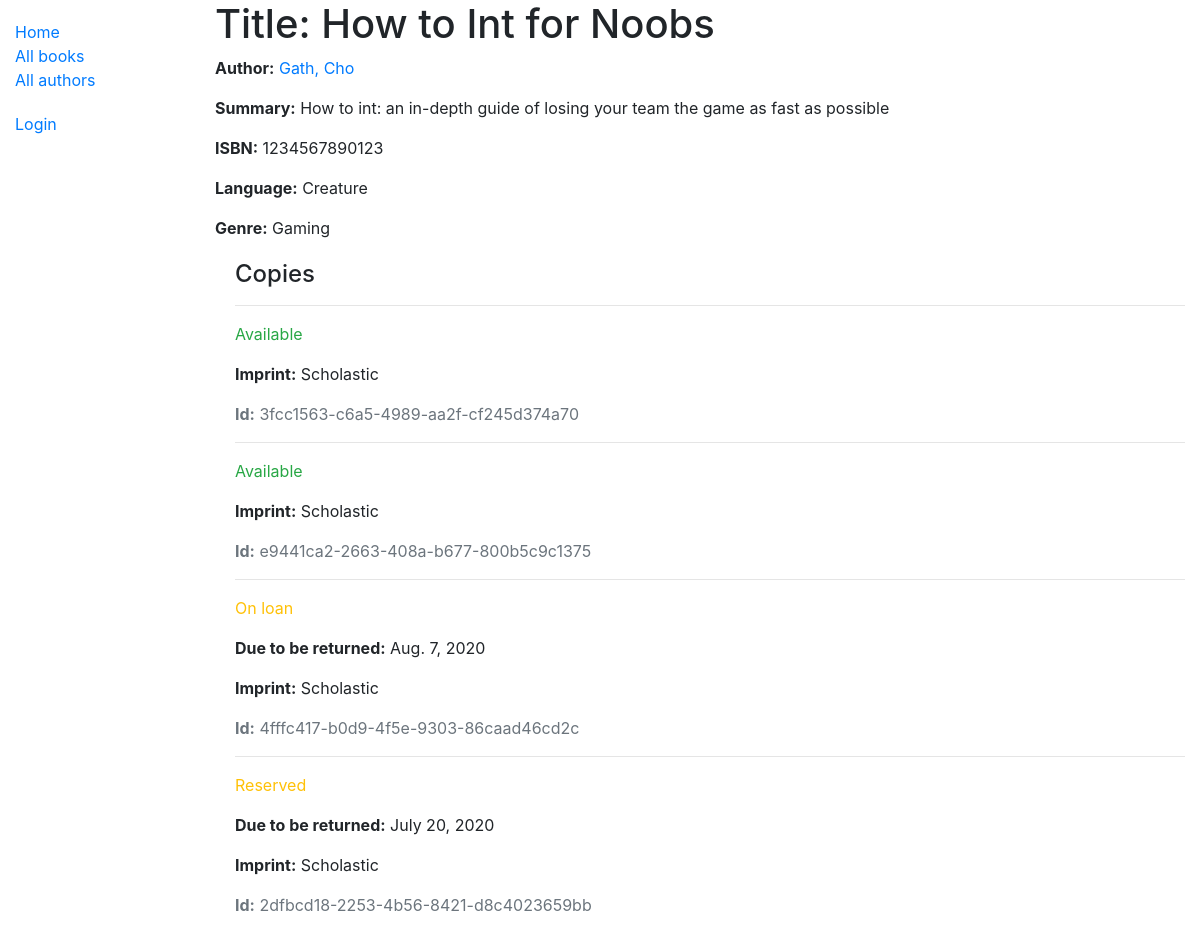
/catalog/book/1, run on the app's committed database.
### catalog/models.py (models this page shows, shortened)
class Book(models.Model):
    title = models.CharField(max_length=200)
    author = models.ForeignKey('Author', on_delete=models.SET_NULL, null=True)
    language = models.ForeignKey('Language', on_delete=models.SET_NULL, null=True)
    summary = models.TextField(max_length=1000, help_text='Enter a brief description of the book')
    isbn = models.CharField('ISBN', max_length=13, help_text='13 Character <a href="https://www.isbn-international.org/content/what-isbn">ISBN number</a>')
    genre = models.ManyToManyField(Genre, help_text='Select a genre for this book')
    def display_genre(self):
        """Create a string for the Genre. This is required to display genre in Admin."""
        return ', '.join(genre.name for genre in self.genre.all()[:3])
    display_genre.short_description = 'Genre'

class Author(models.Model):
    first_name = models.CharField(max_length=100)
    last_name = models.CharField(max_length=100)
    date_of_birth = models.DateField(null=True, blank=True)
    date_of_death = models.DateField('Died', null=True, blank=True)
    class Meta:
        ordering = ['last_name', 'first_name']
    def __str__(self):
        return f'{self.last_name}, {self.first_name}'

class Language(models.Model):
	name = models.CharField(max_length=200, help_text='Enter the language of the book')
	def __str__(self):
		return self.name

class Genre(models.Model):
    name = models.CharField(max_length=200, help_text='Enter a book genre (e.g. Science Fiction)')
    def __str__(self):
        return self.name

class BookInstance(models.Model):
    id = models.UUIDField(primary_key=True, default=uuid.uuid4, help_text='Unique ID for this particular book across whole library')
    book = models.ForeignKey('Book', on_delete=models.SET_NULL, null=True)
    imprint = models.CharField(max_length=200)
    due_back = models.DateField(null=True, blank=True)
    LOAN_STATUS = (
        ('m', 'Maintenance'),
        ('o', 'On loan'),
        ('a', 'Available'),
        ('r', 'Reserved'),
    )
    status = models.CharField(
        max_length=1,
        choices=LOAN_STATUS,
        blank=True,
        default='m',
        help_text='Book availability',
    )
    borrower = models.ForeignKey(User, on_delete=models.SET_NULL, null=True, blank=True)
    class Meta:
        ordering = ['status', 'due_back']
        permissions = (("can_mark_returned", "Set book as returned"),)

### catalog/views.py (the view)
# urls.py: path('book/<int:pk>', views.BookDetailView.as_view(), name='book-detail'),
class BookDetailView(generic.DetailView):
    model = Book

### catalog/templates/catalog/book_detail.html
{% extends "catalog/base_generic.html" %}
{% block content %}
  <h1>Title: {{ book.title }}</h1>
  <p><strong>Author:</strong> <a href="{% url 'author-detail' book.author.pk %}">{{ book.author }}</a></p>
  <p><strong>Summary:</strong> {{ book.summary }}</p>
  <p><strong>ISBN:</strong> {{ book.isbn }}</p>
  <p><strong>Language:</strong> {{ book.language }}</p>
  <p><strong>Genre:</strong> {{ book.genre.all|join:", " }}</p>
  <div style="margin-left:20px;margin-top:20px">
    <h4>Copies</h4>
    {% for copy in book.bookinstance_set.all %}
      <hr>
      <p class="{% if copy.status == 'a' %}text-success{% elif copy.status == 'm' %}text-danger{% else %}text-warning{% endif %}">
        {{ copy.get_status_display }}
      </p>
      {% if copy.status != 'a' %}
        <p><strong>Due to be returned:</strong> {{ copy.due_back }}</p>
      {% endif %}
      <p><strong>Imprint:</strong> {{ copy.imprint }}</p>
      <p class="text-muted"><strong>Id:</strong> {{ copy.id }}</p>
    {% endfor %}
  </div>
{% endblock %}

### data on the page
Book: title "How to Int for Noobs", author "Gath, Cho", summary "How to int: an in-depth guide of losing your team the game as fast as possible", isbn "1234567890123", language "Creature", genre.all "Gaming"
BookInstance: status "Available", imprint "Scholastic", id "3fcc1563-c6a5-4989-aa2f-cf245d374a70"
BookInstance: status "Available", imprint "Scholastic", id "e9441ca2-2663-408a-b677-800b5c9c1375"
BookInstance: status "On loan", due_back "Aug. 7, 2020", imprint "Scholastic", id "4fffc417-b0d9-4f5e-9303-86caad46cd2c"
BookInstance: status "Reserved", due_back "July 20, 2020", imprint "Scholastic", id "2dfbcd18-2253-4b56-8421-d8c4023659bb"
